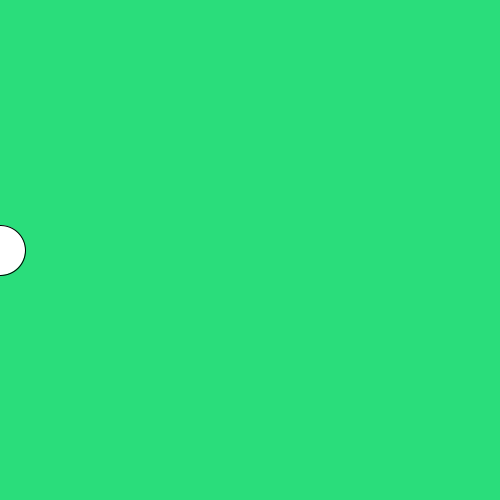
Frame 1 (no input)
Frame 60 (the mouse pressed at the canvas centre just before this capture): identical to frame 1, image omitted
Frame 120 (the mouse held since frame 60 and released just before this capture): identical to frame 1, image omitted

The Processing sketch that drew this single still picture (run headless with seeded random() and noise(); from frame 60 on, the mouse is pressed at the canvas centre):

// Processing sketch: opdracht8_3
// ── opdracht8_3.pde
float x = 0;

void setup(){
  size(500, 500);
}

void draw(){
  background(42,221,123);
  
  if(keyPressed)
    if(key == 'd')
      x += 10;
    if(keyCode == 'a')
      x -= 10;
  ellipse(x, 250, 50, 50);
  if (x > 500)
    x -= 500;
  if (x < 0)
    x += 500;
}
